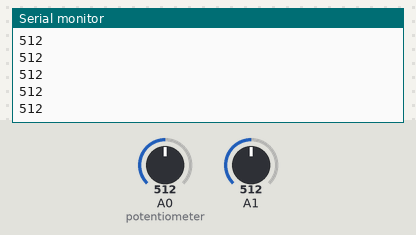
Bench run of a sketch on a simulated Arduino Uno, built with avr-gcc and run on an emulated ATmega328P. On the bench: the last lines printed to the serial monitor. The inputs (shaded band) are chosen by the test bench; at power-on: A0 (potentiometer) = 512, A1 = 512.

Above: at 1.2 s.
1.3 s: A0 (potentiometer) set to 716
At 1.8 s:
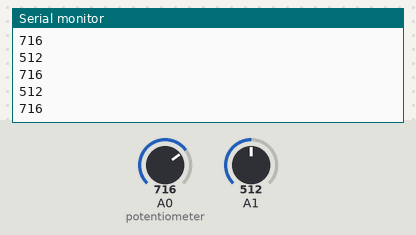
2.8 s: A1 set to 716
At 3.7 s:
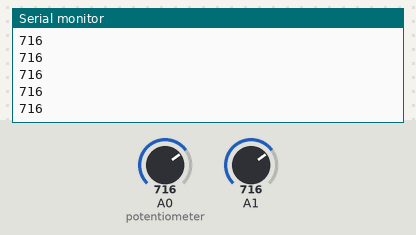
4.3 s: A0 (potentiometer) set to 900
At 4.9 s:
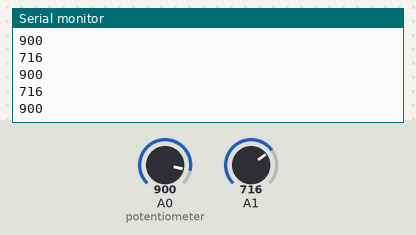
5.8 s: A1 set to 511
At 6.3 s:
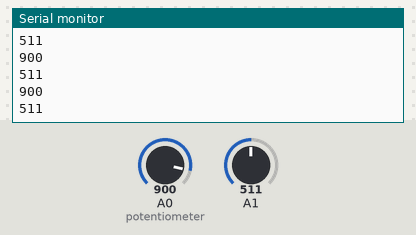
Timing chart, 0 to 8.3 s (numbered marks = the images above; inputs shaded):
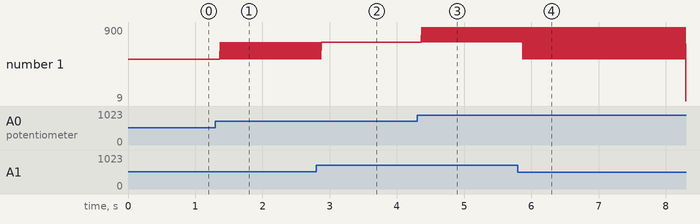

Measured:
- after the input at 1.3 s, the serial monitor: prints a new line after 0.07 s (image 1)
- after the input at 4.3 s, the serial monitor: prints a new line after 0.07 s (image 3)
- after the input at 5.8 s, the serial monitor: prints a new line after 0.07 s (image 4)
- plotted number 1: 512 → 716 after the input at 1.3 s

The sketch:

graphingSensor.ino
```cpp
/*
// FirstName LastName - UIN
// Conrad Ptasznik - 668073457 - cptasz2

// Lab x - Title
// Lab 9 - Graphing sensor data on a PC


// Description - what is this code supposed to do?
// This code is suppose to connect two analog devices to the arduino and plot the data received on the computer using processing.
// data received on the computer using processing. The data will be displayed on one graph

// Include any assumptions you may have made, what do you expect from the hardware, pinouts, particular arduino versions, etc.
// I assumened that we would need to seperate the two incoming data into 2 different variables in processing

// References -  http://arduino.cc/en/Tutorial/Graph , https://learn.sparkfun.com/tutorials/connecting-arduino-to-processing#introduction,
//  as well as help from the TA
*/


int varA, varB;

void setup() {
  // initialize the serial communication:
  Serial.begin(9600);
}

void loop() {
  Serial.println(analogRead(A0));  //potentiometer
  Serial.println(analogRead(A1));  //photo resistor


  // wait a bit for the analog-to-digital converter to stabilize after the last
  // reading:
  delay(4);
}
```
